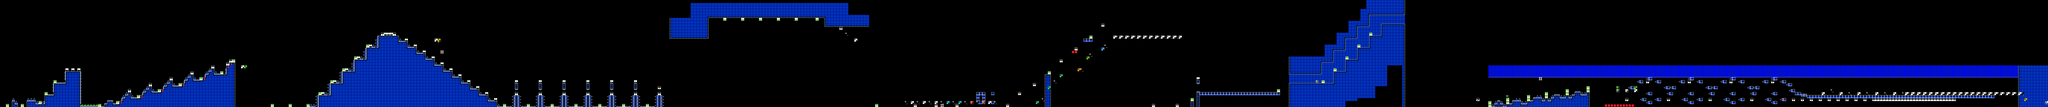

Rendered tile map (Tiled .tmx) drawn with the repository's tilesets; below, a short description and the map source with its tile grids summarised:
An orthogonal 688x36 tile map with 16x16 px tiles, 2 tile layers (SP, ...), 2 tilesets.

<map version="1.10" tiledversion="1.11.2" orientation="orthogonal" renderorder="right-down" width="688" height="36" tilewidth="16" tileheight="16" infinite="0" nextlayerid="3" nextobjectid="1">
 <editorsettings>
  <chunksize width="16" height="27" />
  <export format="csv" />
 </editorsettings>
 <tileset firstgid="1" name="famidash" tilewidth="16" tileheight="16" tilecount="256" columns="16">
  <image source="../../../GRAPHICS/famidash.bmp" width="256" height="256" />
 </tileset>
 <tileset firstgid="257" name="sprites" tilewidth="16" tileheight="16" tilecount="256" columns="16">
  <image source="../../../GRAPHICS/sprites.png" width="256" height="256" />
 </tileset>
 <layer id="1" width="688" height="36">
  <data>[24768 cells, 24760 non-empty, 41 distinct tile ids]</data>
 </layer>
 <layer id="2" name="SP" width="688" height="36">
  <data>[24768 cells, 279 non-empty, 28 distinct tile ids]</data>
 </layer>
</map>
